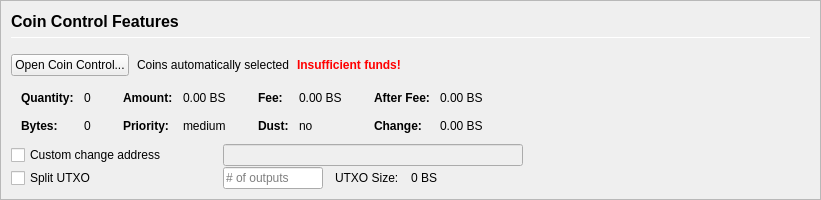
         <widget class="QFrame" name="frameCoinControl">
          <property name="sizePolicy">
           <sizepolicy hsizetype="Expanding" vsizetype="Expanding">
            <horstretch>0</horstretch>
            <verstretch>0</verstretch>
           </sizepolicy>
          </property>
          <property name="maximumSize">
           <size>
            <width>16777215</width>
            <height>16777215</height>
           </size>
          </property>
          <property name="frameShape">
           <enum>QFrame::StyledPanel</enum>
          </property>
          <property name="frameShadow">
           <enum>QFrame::Sunken</enum>
          </property>
          <layout class="QVBoxLayout" name="verticalLayoutCoinControl2">
           <property name="spacing">
            <number>0</number>
           </property>
           <property name="leftMargin">
            <number>0</number>
           </property>
           <property name="topMargin">
            <number>0</number>
           </property>
           <property name="rightMargin">
            <number>0</number>
           </property>
           <property name="bottomMargin">
            <number>0</number>
           </property>
           <item>
            <widget class="QFrame" name="frameCoinControl_BG">
             <layout class="QVBoxLayout" name="verticalLayoutCoinControl" stretch="0,0,0,0,0,0">
              <property name="spacing">
               <number>1</number>
              </property>
              <property name="leftMargin">
               <number>10</number>
              </property>
              <property name="topMargin">
               <number>10</number>
              </property>
              <item>
               <layout class="QHBoxLayout" name="horizontalLayoutCoinControl1">
                <property name="bottomMargin">
                 <number>15</number>
                </property>
                <item>
                 <layout class="QVBoxLayout" name="verticalLayout_3">
                  <property name="spacing">
                   <number>6</number>
                  </property>
                  <item>
                   <widget class="QLabel" name="labelCoinControlFeatures">
                    <property name="sizePolicy">
                     <sizepolicy hsizetype="Preferred" vsizetype="Maximum">
                      <horstretch>0</horstretch>
                      <verstretch>0</verstretch>
                     </sizepolicy>
                    </property>
                    <property name="minimumSize">
                     <size>
                      <width>0</width>
                      <height>20</height>
                     </size>
                    </property>
                    <property name="font">
                     <font>
                      <pointsize>12</pointsize>
                      <weight>75</weight>
                      <bold>true</bold>
                     </font>
                    </property>
                    <property name="styleSheet">
                     <string notr="true">font-weight:bold;</string>
                    </property>
                    <property name="text">
                     <string>Coin Control Features</string>
                    </property>
                   </widget>
                  </item>
                  <item>
                   <widget class="Line" name="line">
                    <property name="minimumSize">
                     <size>
                      <width>0</width>
                      <height>1</height>
                     </size>
                    </property>
                    <property name="maximumSize">
                     <size>
                      <width>16777215</width>
                      <height>1</height>
                     </size>
                    </property>
                    <property name="orientation">
                     <enum>Qt::Horizontal</enum>
                    </property>
                   </widget>
                  </item>
                 </layout>
                </item>
               </layout>
              </item>
              <item>
               <layout class="QHBoxLayout" name="horizontalLayoutCoinControl2" stretch="0,0,0,0">
                <property name="spacing">
                 <number>8</number>
                </property>
                <property name="bottomMargin">
                 <number>10</number>
                </property>
                <item>
                 <widget class="QPushButton" name="pushButtonCoinControl">
                  <property name="styleSheet">
                   <string notr="true"/>
                  </property>
                  <property name="text">
                   <string>Open Coin Control...</string>
                  </property>
                  <property name="autoDefault">
                   <bool>false</bool>
                  </property>
                 </widget>
                </item>
                <item>
                 <widget class="QLabel" name="labelCoinControlAutomaticallySelected">
                  <property name="text">
                   <string>Coins automatically selected</string>
                  </property>
                  <property name="margin">
                   <number>5</number>
                  </property>
                 </widget>
                </item>
                <item>
                 <widget class="QLabel" name="labelCoinControlInsuffFunds">
                  <property name="font">
                   <font>
                    <weight>75</weight>
                    <bold>true</bold>
                   </font>
                  </property>
                  <property name="styleSheet">
                   <string notr="true">color:red;font-weight:bold;</string>
                  </property>
                  <property name="text">
                   <string>Insufficient funds!</string>
                  </property>
                  <property name="margin">
                   <number>5</number>
                  </property>
                 </widget>
                </item>
                <item>
                 <spacer name="horizontalSpacerCoinControl">
                  <property name="orientation">
                   <enum>Qt::Horizontal</enum>
                  </property>
                  <property name="sizeHint" stdset="0">
                   <size>
                    <width>40</width>
                    <height>1</height>
                   </size>
                  </property>
                 </spacer>
                </item>
               </layout>
              </item>
              <item>
               <widget class="QWidget" name="widgetCoinControl" native="true">
                <property name="sizePolicy">
                 <sizepolicy hsizetype="Preferred" vsizetype="Preferred">
                  <horstretch>0</horstretch>
                  <verstretch>0</verstretch>
                 </sizepolicy>
                </property>
                <property name="minimumSize">
                 <size>
                  <width>0</width>
                  <height>0</height>
                 </size>
                </property>
                <property name="styleSheet">
                 <string notr="true"/>
                </property>
                <layout class="QHBoxLayout" name="horizontalLayoutCoinControl5">
                 <property name="leftMargin">
                  <number>0</number>
                 </property>
                 <property name="topMargin">
                  <number>0</number>
                 </property>
                 <property name="rightMargin">
                  <number>0</number>
                 </property>
                 <property name="bottomMargin">
                  <number>0</number>
                 </property>
                 <item>
                  <layout class="QHBoxLayout" name="horizontalLayoutCoinControl3" stretch="0,0,0,1">
                   <property name="spacing">
                    <number>20</number>
                   </property>
                   <property name="topMargin">
                    <number>0</number>
                   </property>
                   <property name="bottomMargin">
                    <number>10</number>
                   </property>
                   <item>
                    <layout class="QFormLayout" name="formLayoutCoinControl1">
                     <property name="horizontalSpacing">
                      <number>10</number>
                     </property>
                     <property name="verticalSpacing">
                      <number>14</number>
                     </property>
                     <property name="leftMargin">
                      <number>10</number>
                     </property>
                     <property name="topMargin">
                      <number>4</number>
                     </property>
                     <property name="rightMargin">
                      <number>6</number>
                     </property>
                     <item row="0" column="0">
                      <widget class="QLabel" name="labelCoinControlQuantityText">
                       <property name="font">
                        <font>
                         <weight>75</weight>
                         <bold>true</bold>
                        </font>
                       </property>
                       <property name="text">
                        <string>Quantity:</string>
                       </property>
                       <property name="margin">
                        <number>0</number>
                       </property>
                      </widget>
                     </item>
                     <item row="0" column="1">
                      <widget class="QLabel" name="labelCoinControlQuantity">
                       <property name="cursor">
                        <cursorShape>IBeamCursor</cursorShape>
                       </property>
                       <property name="contextMenuPolicy">
                        <enum>Qt::ActionsContextMenu</enum>
                       </property>
                       <property name="text">
                        <string notr="true">0</string>
                       </property>
                       <property name="margin">
                        <number>0</number>
                       </property>
                       <property name="textInteractionFlags">
                        <set>Qt::LinksAccessibleByMouse|Qt::TextSelectableByKeyboard|Qt::TextSelectableByMouse</set>
                       </property>
                      </widget>
                     </item>
                     <item row="1" column="0">
                      <widget class="QLabel" name="labelCoinControlBytesText">
                       <property name="font">
                        <font>
                         <weight>75</weight>
                         <bold>true</bold>
                        </font>
                       </property>
                       <property name="text">
                        <string>Bytes:</string>
                       </property>
                      </widget>
                     </item>
                     <item row="1" column="1">
                      <widget class="QLabel" name="labelCoinControlBytes">
                       <property name="cursor">
                        <cursorShape>IBeamCursor</cursorShape>
                       </property>
                       <property name="contextMenuPolicy">
                        <enum>Qt::ActionsContextMenu</enum>
                       </property>
                       <property name="text">
                        <string notr="true">0</string>
                       </property>
                       <property name="textInteractionFlags">
                        <set>Qt::LinksAccessibleByMouse|Qt::TextSelectableByKeyboard|Qt::TextSelectableByMouse</set>
                       </property>
                      </widget>
                     </item>
                    </layout>
                   </item>
                   <item>
                    <layout class="QFormLayout" name="formLayoutCoinControl2">
                     <property name="horizontalSpacing">
                      <number>10</number>
                     </property>
                     <property name="verticalSpacing">
                      <number>14</number>
                     </property>
                     <property name="leftMargin">
                      <number>6</number>
                     </property>
                     <property name="topMargin">
                      <number>4</number>
                     </property>
                     <property name="rightMargin">
                      <number>6</number>
                     </property>
                     <item row="0" column="0">
                      <widget class="QLabel" name="labelCoinControlAmountText">
                       <property name="font">
                        <font>
                         <weight>75</weight>
                         <bold>true</bold>
                        </font>
                       </property>
                       <property name="text">
                        <string>Amount:</string>
                       </property>
                       <property name="margin">
                        <number>0</number>
                       </property>
                      </widget>
                     </item>
                     <item row="0" column="1">
                      <widget class="QLabel" name="labelCoinControlAmount">
                       <property name="cursor">
                        <cursorShape>IBeamCursor</cursorShape>
                       </property>
                       <property name="contextMenuPolicy">
                        <enum>Qt::ActionsContextMenu</enum>
                       </property>
                       <property name="text">
                        <string notr="true">0.00 BS</string>
                       </property>
                       <property name="textInteractionFlags">
                        <set>Qt::LinksAccessibleByMouse|Qt::TextSelectableByKeyboard|Qt::TextSelectableByMouse</set>
                       </property>
                      </widget>
                     </item>
                     <item row="1" column="0">
                      <widget class="QLabel" name="labelCoinControlPriorityText">
                       <property name="font">
                        <font>
                         <weight>75</weight>
                         <bold>true</bold>
                        </font>
                       </property>
                       <property name="text">
                        <string>Priority:</string>
                       </property>
                      </widget>
                     </item>
                     <item row="1" column="1">
                      <widget class="QLabel" name="labelCoinControlPriority">
                       <property name="cursor">
                        <cursorShape>IBeamCursor</cursorShape>
                       </property>
                       <property name="contextMenuPolicy">
                        <enum>Qt::ActionsContextMenu</enum>
                       </property>
                       <property name="text">
                        <string>medium</string>
                       </property>
                       <property name="textInteractionFlags">
                        <set>Qt::LinksAccessibleByMouse|Qt::TextSelectableByKeyboard|Qt::TextSelectableByMouse</set>
                       </property>
                      </widget>
                     </item>
                    </layout>
                   </item>
                   <item>
                    <layout class="QFormLayout" name="formLayoutCoinControl3">
                     <property name="horizontalSpacing">
                      <number>10</number>
                     </property>
                     <property name="verticalSpacing">
                      <number>14</number>
                     </property>
                     <property name="leftMargin">
                      <number>6</number>
                     </property>
                     <property name="topMargin">
                      <number>4</number>
                     </property>
                     <property name="rightMargin">
                      <number>6</number>
                     </property>
                     <item row="0" column="0">
                      <widget class="QLabel" name="labelCoinControlFeeText">
                       <property name="font">
                        <font>
                         <weight>75</weight>
                         <bold>true</bold>
                        </font>
                       </property>
                       <property name="text">
                        <string>Fee:</string>
                       </property>
                       <property name="margin">
                        <number>0</number>
                       </property>
                      </widget>
                     </item>
                     <item row="0" column="1">
                      <widget class="QLabel" name="labelCoinControlFee">
                       <property name="cursor">
                        <cursorShape>IBeamCursor</cursorShape>
                       </property>
                       <property name="contextMenuPolicy">
                        <enum>Qt::ActionsContextMenu</enum>
                       </property>
                       <property name="text">
                        <string notr="true">0.00 BS</string>
                       </property>
                       <property name="textInteractionFlags">
                        <set>Qt::LinksAccessibleByMouse|Qt::TextSelectableByKeyboard|Qt::TextSelectableByMouse</set>
                       </property>
                      </widget>
                     </item>
                     <item row="1" column="0">
                      <widget class="QLabel" name="labelCoinControlLowOutputText">
                       <property name="font">
                        <font>
                         <weight>75</weight>
                         <bold>true</bold>
                        </font>
                       </property>
                       <property name="text">
                        <string>Dust:</string>
                       </property>
                      </widget>
                     </item>
                     <item row="1" column="1">
                      <widget class="QLabel" name="labelCoinControlLowOutput">
                       <property name="cursor">
                        <cursorShape>IBeamCursor</cursorShape>
                       </property>
                       <property name="contextMenuPolicy">
                        <enum>Qt::ActionsContextMenu</enum>
                       </property>
                       <property name="text">
                        <string>no</string>
                       </property>
                       <property name="textInteractionFlags">
                        <set>Qt::LinksAccessibleByMouse|Qt::TextSelectableByKeyboard|Qt::TextSelectableByMouse</set>
                       </property>
                      </widget>
                     </item>
                    </layout>
                   </item>
                   <item>
                    <layout class="QFormLayout" name="formLayoutCoinControl4">
                     <property name="horizontalSpacing">
                      <number>10</number>
                     </property>
                     <property name="verticalSpacing">
                      <number>14</number>
                     </property>
                     <property name="leftMargin">
                      <number>6</number>
                     </property>
                     <property name="topMargin">
                      <number>4</number>
                     </property>
                     <property name="rightMargin">
                      <number>6</number>
                     </property>
                     <item row="0" column="0">
                      <widget class="QLabel" name="labelCoinControlAfterFeeText">
                       <property name="font">
                        <font>
                         <weight>75</weight>
                         <bold>true</bold>
                        </font>
                       </property>
                       <property name="text">
                        <string>After Fee:</string>
                       </property>
                       <property name="margin">
                        <number>0</number>
                       </property>
                      </widget>
                     </item>
                     <item row="0" column="1">
                      <widget class="QLabel" name="labelCoinControlAfterFee">
                       <property name="cursor">
                        <cursorShape>IBeamCursor</cursorShape>
                       </property>
                       <property name="contextMenuPolicy">
                        <enum>Qt::ActionsContextMenu</enum>
                       </property>
                       <property name="text">
                        <string notr="true">0.00 BS</string>
                       </property>
                       <property name="textInteractionFlags">
                        <set>Qt::LinksAccessibleByMouse|Qt::TextSelectableByKeyboard|Qt::TextSelectableByMouse</set>
                       </property>
                      </widget>
                     </item>
                     <item row="1" column="0">
                      <widget class="QLabel" name="labelCoinControlChangeText">
                       <property name="font">
                        <font>
                         <weight>75</weight>
                         <bold>true</bold>
                        </font>
                       </property>
                       <property name="text">
                        <string>Change:</string>
                       </property>
                      </widget>
                     </item>
                     <item row="1" column="1">
                      <widget class="QLabel" name="labelCoinControlChange">
                       <property name="cursor">
                        <cursorShape>IBeamCursor</cursorShape>
                       </property>
                       <property name="contextMenuPolicy">
                        <enum>Qt::ActionsContextMenu</enum>
                       </property>
                       <property name="text">
                        <string notr="true">0.00 BS</string>
                       </property>
                       <property name="textInteractionFlags">
                        <set>Qt::LinksAccessibleByMouse|Qt::TextSelectableByKeyboard|Qt::TextSelectableByMouse</set>
                       </property>
                      </widget>
                     </item>
                    </layout>
                   </item>
                  </layout>
                 </item>
                </layout>
               </widget>
              </item>
              <item>
               <layout class="QHBoxLayout" name="horizontalLayoutCoinControl4">
                <property name="spacing">
                 <number>12</number>
                </property>
                <property name="sizeConstraint">
                 <enum>QLayout::SetDefaultConstraint</enum>
                </property>
                <property name="topMargin">
                 <number>0</number>
                </property>
                <property name="rightMargin">
                 <number>0</number>
                </property>
                <item>
                 <widget class="QCheckBox" name="checkBoxCoinControlChange">
                  <property name="sizePolicy">
                   <sizepolicy hsizetype="Preferred" vsizetype="Preferred">
                    <horstretch>0</horstretch>
                    <verstretch>0</verstretch>
                   </sizepolicy>
                  </property>
                  <property name="minimumSize">
                   <size>
                    <width>200</width>
                    <height>0</height>
                   </size>
                  </property>
                  <property name="maximumSize">
                   <size>
                    <width>200</width>
                    <height>16777215</height>
                   </size>
                  </property>
                  <property name="toolTip">
                   <string>If this is activated, but the change address is empty or invalid, change will be sent to a newly generated address.</string>
                  </property>
                  <property name="text">
                   <string>Custom change address</string>
                  </property>
                 </widget>
                </item>
                <item>
                 <widget class="QValidatedLineEdit" name="lineEditCoinControlChange">
                  <property name="enabled">
                   <bool>false</bool>
                  </property>
                  <property name="sizePolicy">
                   <sizepolicy hsizetype="Preferred" vsizetype="Preferred">
                    <horstretch>0</horstretch>
                    <verstretch>0</verstretch>
                   </sizepolicy>
                  </property>
                  <property name="minimumSize">
                   <size>
                    <width>300</width>
                    <height>0</height>
                   </size>
                  </property>
                 </widget>
                </item>
                <item>
                 <widget class="QLabel" name="labelCoinControlChangeLabel">
                  <property name="sizePolicy">
                   <sizepolicy hsizetype="Preferred" vsizetype="Preferred">
                    <horstretch>0</horstretch>
                    <verstretch>0</verstretch>
                   </sizepolicy>
                  </property>
                  <property name="minimumSize">
                   <size>
                    <width>100</width>
                    <height>0</height>
                   </size>
                  </property>
                  <property name="text">
                   <string/>
                  </property>
                  <property name="margin">
                   <number>3</number>
                  </property>
                 </widget>
                </item>
               </layout>
              </item>
              <item>
               <layout class="QHBoxLayout" name="horizontalLayoutCoinControl6">
                <property name="spacing">
                 <number>12</number>
                </property>
                <property name="rightMargin">
                 <number>0</number>
                </property>
                <item>
                 <widget class="QCheckBox" name="splitBlockCheckBox">
                  <property name="sizePolicy">
                   <sizepolicy hsizetype="Preferred" vsizetype="Preferred">
                    <horstretch>0</horstretch>
                    <verstretch>0</verstretch>
                   </sizepolicy>
                  </property>
                  <property name="minimumSize">
                   <size>
                    <width>200</width>
                    <height>0</height>
                   </size>
                  </property>
                  <property name="maximumSize">
                   <size>
                    <width>200</width>
                    <height>16777215</height>
                   </size>
                  </property>
                  <property name="text">
                   <string>Split UTXO</string>
                  </property>
                 </widget>
                </item>
                <item>
                 <widget class="QLineEdit" name="splitBlockLineEdit">
                  <property name="sizePolicy">
                   <sizepolicy hsizetype="Preferred" vsizetype="Preferred">
                    <horstretch>50</horstretch>
                    <verstretch>0</verstretch>
                   </sizepolicy>
                  </property>
                  <property name="minimumSize">
                   <size>
                    <width>100</width>
                    <height>0</height>
                   </size>
                  </property>
                  <property name="maximumSize">
                   <size>
                    <width>100</width>
                    <height>16777215</height>
                   </size>
                  </property>
                  <property name="placeholderText">
                   <string># of outputs</string>
                  </property>
                 </widget>
                </item>
                <item>
                 <widget class="QLabel" name="labelBlockSizeText">
                  <property name="text">
                   <string>UTXO Size:</string>
                  </property>
                 </widget>
                </item>
                <item>
                 <widget class="QLabel" name="labelBlockSize">
                  <property name="text">
                   <string>0 BS</string>
                  </property>
                 </widget>
                </item>
                <item>
                 <spacer name="horizontalSpacer_7">
                  <property name="orientation">
                   <enum>Qt::Horizontal</enum>
                  </property>
                  <property name="sizeHint" stdset="0">
                   <size>
                    <width>40</width>
                    <height>20</height>
                   </size>
                  </property>
                 </spacer>
                </item>
               </layout>
              </item>
              <item>
               <spacer name="verticalSpacerCoinControl">
                <property name="orientation">
                 <enum>Qt::Vertical</enum>
                </property>
                <property name="sizeHint" stdset="0">
                 <size>
                  <width>800</width>
                  <height>1</height>
                 </size>
                </property>
               </spacer>
              </item>
             </layout>
            </widget>
           </item>
          </layout>
         </widget>
